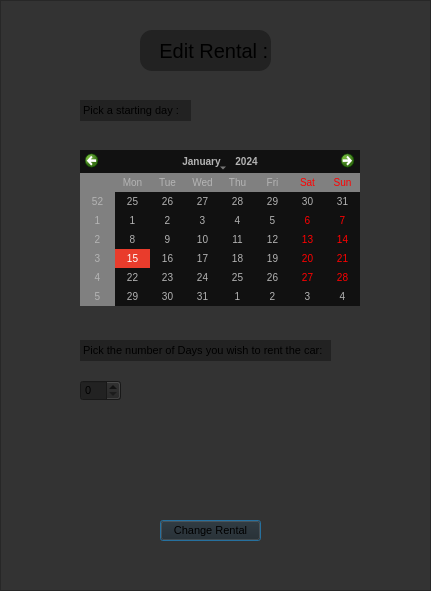
<?xml version="1.0" encoding="UTF-8"?>
<ui version="4.0">
 <class>EditRentalWindow</class>
 <widget class="QDialog" name="EditRentalWindow">
  <property name="geometry">
   <rect>
    <x>0</x>
    <y>0</y>
    <width>431</width>
    <height>591</height>
   </rect>
  </property>
  <property name="windowTitle">
   <string>Edit Rental</string>
  </property>
  <property name="windowIcon">
   <iconset resource="Resources.qrc">
    <normaloff>:/res/data/icons/edit.webp</normaloff>:/res/data/icons/edit.webp</iconset>
  </property>
  <property name="styleSheet">
   <string notr="true">QFrame#frameRent
{
        background-color:#333;
}

QLabel#RentCarlbl
{
        font-size:20px;
        background-color:#222;
        border-radius:12px;
}

QLabel#NumOfDays, QLabel#PickStartDay
{
        font-size:11px;
        background-color:#222;
        border-radius:12px;
}

QCalendarWidget#calendarWidget
{
         color: rgb(180, 180, 180);
      background-color: black;
      selection-background-color: rgb(233, 60, 44 );
      selection-color: rgb(255, 255, 255 );
}
QSpinBox#spinBox
{
        background-color:#222;
font-size:11px;
}

QCalendarWidget#calendarWidget
{
         color: rgb(180, 180, 180);
      background-color: black;
      selection-background-color: rgb(233, 60, 44 );
      selection-color: rgb(255, 255, 255 );
}
QPushButton#RentRequ
{
        background-color:#222;
        font-size:11px;
}

QPushButton#RentRequ:hover
{
        background-color:#444;
        font-size:11px
}

QLabel#CalWarning
{
        font-size:11px;
                color:red;
}</string>
  </property>
  <widget class="QCalendarWidget" name="calendarWidget">
   <property name="geometry">
    <rect>
     <x>80</x>
     <y>150</y>
     <width>280</width>
     <height>156</height>
    </rect>
   </property>
   <property name="styleSheet">
    <string notr="true">	  color: rgb(180, 180, 180);
      background-color: #111;
      selection-background-color: rgb(233, 60, 44 );
      selection-color: rgb(255, 255, 255 );
          font-size:10px;
alternate-background-color: rgb(128, 128, 128);</string>
   </property>
  </widget>
  <widget class="QLabel" name="PickStartDay">
   <property name="geometry">
    <rect>
     <x>80</x>
     <y>100</y>
     <width>111</width>
     <height>21</height>
    </rect>
   </property>
   <property name="text">
    <string> Pick a starting day :</string>
   </property>
  </widget>
  <widget class="QPushButton" name="RentRequ">
   <property name="geometry">
    <rect>
     <x>160</x>
     <y>520</y>
     <width>101</width>
     <height>21</height>
    </rect>
   </property>
   <property name="text">
    <string>Change Rental</string>
   </property>
  </widget>
  <widget class="QFrame" name="frameRent">
   <property name="geometry">
    <rect>
     <x>0</x>
     <y>0</y>
     <width>431</width>
     <height>591</height>
    </rect>
   </property>
   <property name="frameShape">
    <enum>QFrame::StyledPanel</enum>
   </property>
   <property name="frameShadow">
    <enum>QFrame::Raised</enum>
   </property>
   <widget class="QLabel" name="RentCarlbl">
    <property name="geometry">
     <rect>
      <x>140</x>
      <y>30</y>
      <width>131</width>
      <height>41</height>
     </rect>
    </property>
    <property name="text">
     <string>   Edit Rental :</string>
    </property>
    <property name="scaledContents">
     <bool>false</bool>
    </property>
    <property name="alignment">
     <set>Qt::AlignCenter</set>
    </property>
   </widget>
   <widget class="QLabel" name="NumOfDays">
    <property name="geometry">
     <rect>
      <x>80</x>
      <y>340</y>
      <width>251</width>
      <height>21</height>
     </rect>
    </property>
    <property name="text">
     <string> Pick the number of Days you wish to rent the car:</string>
    </property>
   </widget>
   <widget class="QSpinBox" name="spinBox">
    <property name="geometry">
     <rect>
      <x>80</x>
      <y>380</y>
      <width>41</width>
      <height>21</height>
     </rect>
    </property>
   </widget>
   <widget class="QLabel" name="CalWarning">
    <property name="geometry">
     <rect>
      <x>130</x>
      <y>470</y>
      <width>181</width>
      <height>31</height>
     </rect>
    </property>
    <property name="text">
     <string/>
    </property>
   </widget>
  </widget>
  <zorder>frameRent</zorder>
  <zorder>calendarWidget</zorder>
  <zorder>PickStartDay</zorder>
  <zorder>RentRequ</zorder>
 </widget>
 <resources>
  <include location="Resources.qrc"/>
 </resources>
 <connections/>
</ui>
